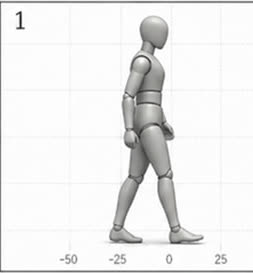
#> input picture assets/references/gpt-image-2-community-walk/poses/mannequin_walk_01.jpg, 253 x 273 px, given in place of S_alpha.png, which was not available
$ python build_chibi_stomp_8dir_v2.py --source-dir ../assets/references/gpt-image-2-community-walk/poses --output out.png
#> lines starting #> are read from the running program, lines starting #| are printed output that depends on the picture; after the words box and inside, x2 and y2 are one past the last pixel; in counts of white or black regions, pixels touching at a corner belong together; pictures that were not available may be replaced by others from this repository, and a replacement may not be noted
from __future__ import annotations

import argparse
import json
from pathlib import Path

from PIL import Image, ImageDraw

SIZE = 96
SUBJECT_HEIGHT = 92
COLORS = 64
DIRECTIONS = ("S", "SW", "W", "NW", "N", "NE", "E", "SE")
BASE_DIRECTIONS = ("S", "SW", "W", "NW", "N")
MIRRORS = {"NE": "NW", "E": "W", "SE": "SW"}
SEQUENCE = ("left_contact", "neutral", "right_contact", "neutral")
BG = (239, 236, 228, 255)


def hard_alpha(image: Image.Image) -> Image.Image:
    image = image.convert("RGBA")
    image.putalpha(image.getchannel("A").point(lambda value: 255 if value >= 32 else 0))
    return image


def normalized_source(path: Path) -> Image.Image:
    source = Image.open(path).convert("RGBA")
    bbox = source.getchannel("A").getbbox()
#> bbox = (0, 0, 253, 273)
    if not bbox:
        raise ValueError(f"No visible pixels in {path}")
    source = source.crop(bbox)
    width = min(SIZE - 4, max(1, round(source.width * SUBJECT_HEIGHT / source.height)))
#> width = 85
    source = source.resize((width, SUBJECT_HEIGHT), Image.Resampling.NEAREST)
#> source: PIL image 85x92 RGBA
    canvas = Image.new("RGBA", (SIZE, SIZE))
#> canvas: PIL image 96x96 RGBA; every value is 0
    canvas.alpha_composite(source, ((SIZE - width) // 2, 2))
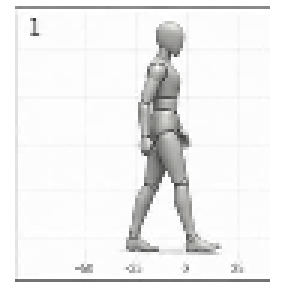
#> canvas: PIL image 96x96 RGBA (shown 3 times larger); mean R, G, B, A 200.8, 200.8, 200.6, 216.4; transparent parts drawn white
    return hard_alpha(canvas)


def layers(
    path: Path, *, split_profile_legs: bool = True
) -> tuple[Image.Image, Image.Image, Image.Image]:
    neutral = normalized_source(path)
    x0, y0, x1, y1 = neutral.getchannel("A").getbbox()
#> x0 = 5; y0 = 2; x1 = 90; y1 = 94
    center = (x0 + x1) // 2
#> center = 47
    split_y = y0 + round((y1 - y0) * 0.59)
#> split_y = 56
    leg_start_y = max(y0, split_y - 4)
#> leg_start_y = 52
    pelvis_cover_end_y = min(y1, split_y + 7)
#> pelvis_cover_end_y = 63
    half = max(8, round((x1 - x0) * 0.40))
#> half = 34
    leg_x0, leg_x1 = max(x0, center - half), min(x1, center + half)
#> leg_x0 = 13; leg_x1 = 81
    upper = neutral.copy()
    alpha = upper.getchannel("A")
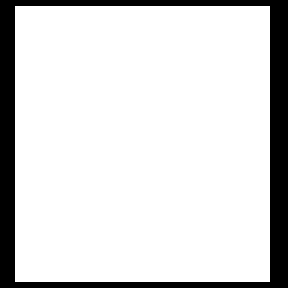
#> alpha: PIL image 96x96 L (shown 3 times larger); 84.9% white; 1 black region, box (x1, y1, x2, y2) and area: (0, 0, 96, 96) 1396
    # Keep a fixed pelvis band over the moving legs. Both legs start four pixels
    # above the visible cut and remain hidden behind this seven-pixel cover, so
    # their translation can never expose a hollow horizontal seam.
    alpha.paste(0, (leg_x0, pelvis_cover_end_y, leg_x1, SIZE))
#> alpha: PIL image 96x96 L; 62% white; 1 black region, box (x1, y1, x2, y2) and area: (0, 0, 96, 96) 3504
    upper.putalpha(alpha)
    legs = Image.new("RGBA", neutral.size)
    legs.alpha_composite(
        neutral.crop((leg_x0, leg_start_y, leg_x1, SIZE)),
        (leg_x0, leg_start_y),
    )
    if not split_profile_legs:
        return upper, legs, Image.new("RGBA", neutral.size)
    left, right = Image.new("RGBA", neutral.size), Image.new("RGBA", neutral.size)
    left.alpha_composite(legs.crop((0, 0, center, SIZE)), (0, 0))
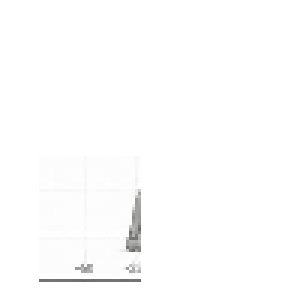
#> left: PIL image 96x96 RGBA (shown 3 times larger); mean R, G, B, A 37.6, 37.6, 37.6, 39.5; transparent parts drawn white
    right.alpha_composite(legs.crop((center, 0, SIZE, SIZE)), (center, 0))
    return upper, left, right


def compose(parts, offsets) -> Image.Image:
    upper, left, right = parts
    upper_offset, left_offset, right_offset = offsets
    frame = Image.new("RGBA", (SIZE, SIZE))
    frame.alpha_composite(left, left_offset)
    frame.alpha_composite(right, right_offset)
    frame.alpha_composite(upper, upper_offset)
    return hard_alpha(frame)


def make_frames(path: Path, *, profile: bool = False) -> list[Image.Image]:
    parts = layers(path, split_profile_legs=not profile)
    if profile:
        poses = {
            "neutral": compose(parts, ((0, 0), (0, 0), (0, 0))),
            "left_contact": compose(parts, ((0, 1), (-1, 1), (0, 0))),
            "right_contact": compose(parts, ((0, 1), (1, 1), (0, 0))),
        }
        return [poses[name].copy() for name in SEQUENCE]
    poses = {
        "neutral": compose(parts, ((0, 0), (0, 0), (0, 0))),
        "left_contact": compose(parts, ((0, 1), (-2, 2), (1, -1))),
        "right_contact": compose(parts, ((0, 1), (-1, -1), (2, 2))),
    }
    return [poses[name].copy() for name in SEQUENCE]


# [57 lines left out: functions shared_quantize, save_direction, save_full_outputs, not called in this run]


def main() -> None:
    parser = argparse.ArgumentParser()
    parser.add_argument("--source-dir", type=Path, required=True)
    parser.add_argument("--output", type=Path, required=True)
    args = parser.parse_args()
    args.output.mkdir(parents=True, exist_ok=True)
    raw = {
        direction: make_frames(
            args.source_dir / f"{direction}_alpha.png",
            profile=direction == "W",
        )
        for direction in BASE_DIRECTIONS
    }
#> call 2 of layers, with split_profile_legs = True
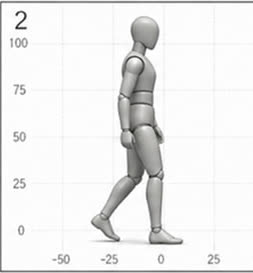
#> input picture assets/references/gpt-image-2-community-walk/poses/mannequin_walk_02.jpg, 253 x 273 px, given in place of SW_alpha.png, which was not available
#> in layers (call 2), `legs.alpha_composite( neutral.crop((leg_x0, leg_start_y, leg_x1, SIZE)..`:
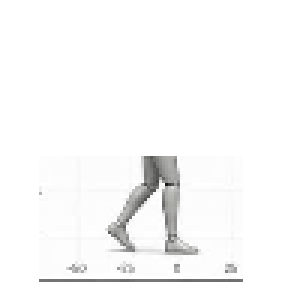
#> legs: PIL image 96x96 RGBA (shown 3 times larger); mean R, G, B, A 72.5, 72.5, 72.4, 79; transparent parts drawn white
#> in compose (call 8), `upper_offset, left_offset, right_offset = offsets`: left_offset = (-1, 1); right_offset = (0, 0)
#> in compose (call 8), `frame.alpha_composite(upper, upper_offset)`:
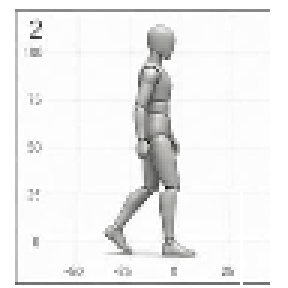
#> frame: PIL image 96x96 RGBA (shown 3 times larger); mean R, G, B, A 199.9, 199.9, 199.7, 215.5; transparent parts drawn white
#> in compose (call 9), `upper_offset, left_offset, right_offset = offsets`: left_offset = (1, 1)
#> in compose (call 9), `frame.alpha_composite(upper, upper_offset)`:
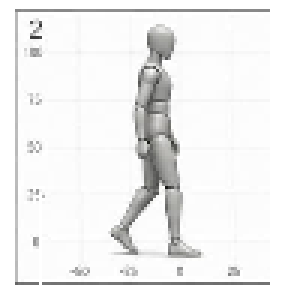
#> frame: PIL image 96x96 RGBA (shown 3 times larger); mean R, G, B, A 199.9, 199.9, 199.7, 215.5; transparent parts drawn white
    for target, source in MIRRORS.items():
        raw[target] = [frame.transpose(Image.Transpose.FLIP_LEFT_RIGHT) for frame in raw[source]]
    frames = shared_quantize(raw)
    for direction in DIRECTIONS:
        save_direction(args.output, direction, frames[direction])
    save_full_outputs(args.output, frames)
    (args.output / "metadata.json").write_text(json.dumps({
        "frame_size": [SIZE, SIZE], "frame_count_per_direction": 4,
        "direction_order": list(DIRECTIONS), "sequence": list(SEQUENCE),
        "duration_ms": 125, "palette_colors": COLORS,
        "technique": "reference-preserving 96px rigid two-contact stomp",
        "identity_anchor": "user-supplied S_reference_green.png",
        "mirrored_directions": MIRRORS,
        "eye_rules": {"S": 2, "SW": 2, "SE": 2, "W": 1, "E": 1, "NW": 0, "N": 0, "NE": 0},
    }, indent=2), encoding="utf-8")


if __name__ == "__main__":
#> (the run stopped early here; a loop or call above may not have finished)
